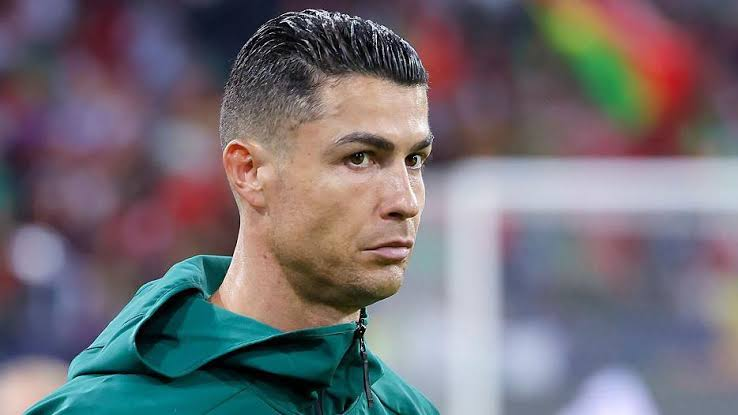
#> input picture ronaldo.jpeg, 738 x 415 px
$ jupyter execute Thresholding_in_image_processing.ipynb
#> lines starting #> are read from the running program, lines starting #| are printed output that depends on the picture
[cell 1]
import numpy as np
import pandas as pd
import matplotlib.pyplot as plt

[cell 2]
# Loading and viewing the image from directory
ronaldo_image = plt.imread('ronaldo.jpeg')
#> ronaldo_image is the input picture: shape (415, 738, 3); mean R, G, B 114.4, 109.5, 116
plt.imshow(ronaldo_image)
plt.title('Image of Ronaldo')
plt.axis('off')
plt.show()

[cell 3]
# Converting the image into grayscale
from skimage import color
gray_image = color.rgb2gray(ronaldo_image)
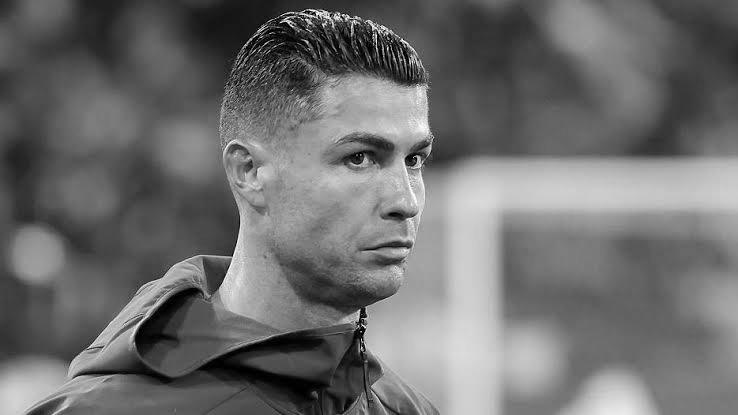
#> gray_image: shape (415, 738) float64; min 0, max 0.998, mean 0.435
plt.imshow(gray_image,cmap = 'gray')
plt.title('Grayscale image of Ronaldo')
plt.axis('off')
plt.show()

[cell 4]
gray_image.shape
#> Out = (415, 738)

[cell 5]
# Total number of pixel
gray_image.size
#> Out = 306270
